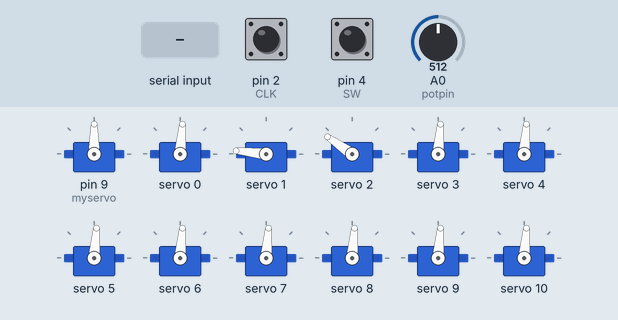
Bench run of a sketch on a simulated Arduino Uno, built with avr-gcc and run on an emulated ATmega328P. On the bench: 12 × servo. The test bench sets the inputs (shaded band); at power-on: pin 2 (CLK) HIGH, pin 4 (SW) HIGH, A0 (potpin) = 512. What the sketch prints to the serial monitor is not drawn.

Above: at 1.4 s.
1.5 s: "30,150\n" received over Serial
At 2.4 s:
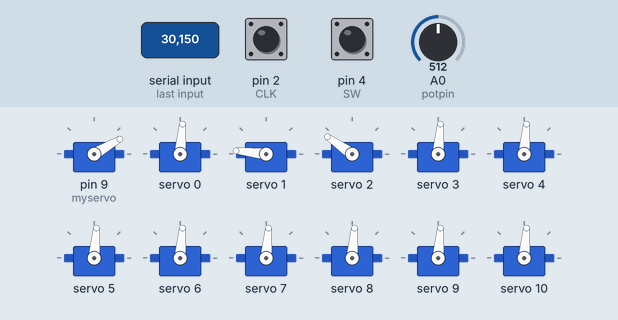
3.0 s: "0\n" received over Serial
At 3.5 s:
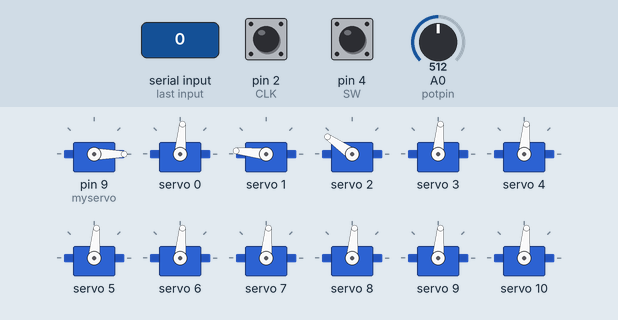
6.1 s: "90,45\n" received over Serial
At 7.3 s:
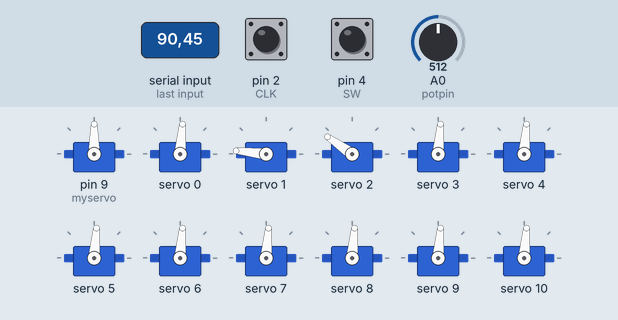
10.6 s: "1\n" received over Serial
At 11.5 s:
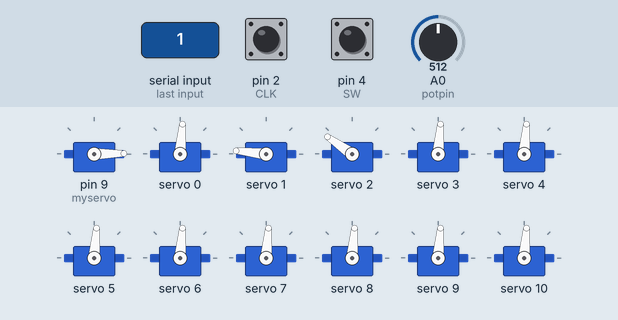
Timing chart, 0 to 13.6 s (numbered marks = the images above; inputs shaded):
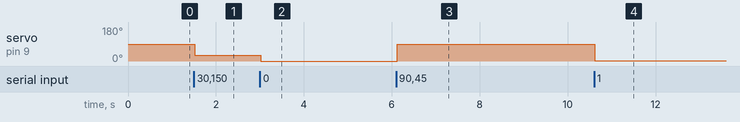

Measured:
- after the input at 1.5 s, servo on pin 9 (myservo): 90° → 30° at once
- after the input at 3.0 s, servo on pin 9 (myservo): 30° → 0° at once
- after the input at 6.1 s, servo on pin 9 (myservo): 0° → 90° at once
- after the input at 10.6 s, servo on pin 9 (myservo): 90° → 1° at once

The sketch:

EncoderServoTester.ino
```cpp
/*
 Control various servos one at a time using a potentiometer or serial input angle
*/

#include <Servo.h>
#include <Wire.h>
#include <Adafruit_PWMServoDriver.h>

#define SERVOMIN  125 // this is the 'minimum' pulse length count (out of 4096)
#define SERVOMAX  575 // this is the 'maximum' pulse length count (out of 4096)
#define NONE -99
#define CW_START_CLK 0
#define CW_START_DT 0
#define CW_END_CLK 1
#define CW_END_DT 1
#define CCW_START_CLK 0
#define CCW_START_DT 1
#define CCW_END_CLK 1
#define CCW_END_DT 0

Servo myservo;  // for use without drive, signal on pin 9
Adafruit_PWMServoDriver pwm = Adafruit_PWMServoDriver();

// MOTOR STARTING POSITIONS
int servos[16] = {90, 180, 150, 90, 90, 90, 90, 90, 90, 90, 90, 90, 90, 90, 90, 90};
//SERVO ARM
//Hand 'a' >=30
//Swing 'd' >=80

// Potentiometer variables
int potpin = 0;  // analog pin used to connect the potentiometer
int offset = 0;  // motor - potpin
int offpot = 0;  // potpin + offset
int val = 0;    // variable to read the value from the analog pin

//Encoder variables
int CLK = 2;//CLK->D2
int DT = 3;//DT->D3
int SW = 4;//SW->D4
const int interrupt0 = 0;
int count = 18;
int lastCLK = 0;
int stage = -1;
int encAngle = 90;
int precValue = 0;

// General variables
int angle = NONE;
int input;
String buf;
char motor = NONE;
bool potMode = true;
int newline = 0;

// Time interval checker variables for potentiometer angle monitor
unsigned long previousMillis = 0;
const long interval = 500;


void setup() {
  myservo.attach(9);  // attaches the single servo on pin 9 to the servo object
  val = analogRead(potpin);            // reads the value of the potentiometer (value between 0 and 1023)
  val = map(val, 0, 1023, 0, 180);     // scale it to use it with the servo (value between 0 and 180)
  myservo.write(encAngle);
  pinMode(SW, INPUT);
  digitalWrite(SW, HIGH);
  pinMode(CLK, INPUT);
  pinMode(DT, INPUT);
  attachInterrupt(interrupt0, ClockChanged, CHANGE);
  pwm.begin();
  pwm.setPWMFreq(60);  // Analog servos run at ~60 Hz updates
  Serial.begin(9600);
  Serial.setTimeout(10); // readString reads until this timeout
  Serial.println("Servo controller: input -1 to use encoder, -2 to print current angle");
  Serial.println("else input a letter to choose the motor and an int to set angle");
  Serial.println("signal D9 is for use without servo drive (motor q)");
  Serial.println("Initializing motors to values ");
  for(int i=0; i<16; i++){  // power motors to starting position
    Serial.print((char)(97+i));
    Serial.print(":");
    Serial.print(servos[i]);
    Serial.print(' ');
    pwm.setPWM(i, 0, angleToPulse(servos[i]));
  }
  Serial.println();
}

void loop() {
  encAngle = count * 5;
  //  if there was an input
  if(Serial.available()){
    buf = Serial.readString();
    input = buf.toInt();

    // if input was a char (clamps strings)
    if(input==0 && buf[0]!='0'){
      if(buf[0]<97 || buf[0]>97+15){  // 97 is ASCII 'a'
        if(buf[0] == 'q'){
          Serial.println("\nViewing values of motor q (D9)");
          motor = NONE;
        }
        else{
          Serial.println("Selected motor out of bounds, insert a letter among");
          Serial.println("a, b, c, d, e, f, g, h, i, j, k, l, m, n, o, p, q.");
        }
      }
      else{
        motor = buf[0]-97;
        Serial.print("\nNow using ");
        Serial.println((char)(motor+97));
      }
      angle=NONE;
      count = servos[motor] / 5;
    }

    // if input was integer
    else{
      angle = input;
      Serial.read();

      //  Start potentiometer control
      if(angle==-1){
        potMode=true;
        val = analogRead(potpin);
        val = map(val, 0, 1023, 0, 180);
        offset = servos[motor] - val;  // update potentiometer offset
        count = servos[motor] / 5;
        Serial.print("Switched to potentiometer control of motor ");
        Serial.println((char)(motor+97));
      }

      //  Set motor angle
      if(angle>=0 && angle<=180){  // set servo angle
        if(potMode){
          Serial.println();
          Serial.println("\nPotentiometer control disabled");
        }
        potMode=false;
        Serial.print("\nMotor ");
        Serial.print((char)(motor+97));
        Serial.print(" -> ");
        Serial.println(angle);
        encAngle = angle;
        myservo.write(encAngle);
        servos[motor] = angle;
        pwm.setPWM(motor, 0, angleToPulse(servos[motor]));
      }
      if(angle>180)
        Serial.println("\nInsert angle value between 0 and 180");

      //  Print potentiometer angle
      if(angle==-2){
        Serial.print("\nMotor ");
        Serial.print((char)(motor+97));
        Serial.print(" -> ");
        Serial.println(servos[motor]);
        if(potMode)
          angle=-1;
      }
    }
  }

  //  if in potentiometer mode
  if(potMode){

    val = analogRead(potpin);            // reads the value of the potentiometer (value between 0 and 1023)
    val = map(val, 0, 1023, 0, 180);     // scale it to use it with the servo (value between 0 and 180)
    encAngle = count * 5;
    myservo.write(encAngle);                  // sets the servo position according to the scaled value
    offpot = val + offset;  // offset updated when switching to potmode
    if(encAngle>=0 && encAngle<=180 && motor >= 0){
      servos[motor] = encAngle;
      pwm.setPWM(motor, 0, angleToPulse(servos[motor]));
    }

    //  angle monitor
    unsigned long currentMillis = millis();
    if (precValue != encAngle) {
      newline++;
      if(newline > 20){
        Serial.print("\n");
        newline = 0;
      }
      Serial.print(" - ");
      if((motor == 'q'-97) || (motor == -99))
        Serial.print(encAngle);
      else
        Serial.print(servos[motor]);
      precValue = encAngle;
    }
  }

  if (!digitalRead(SW) && count != 0)
  {
    count = 18;
    Serial.print("\nPOTENTIOMETER RESETTED TO 90 DEGREES");
  }

  delay(15);
}


/*
 * angleToPulse(int ang)
 * gets angle in degree and returns the pulse width
 * also prints the value on seial monitor
 * written by Ahmad Nejrabi for Robojax, Robojax.com
 */
int angleToPulse(int ang){
   int pulse = map(ang,0, 180, SERVOMIN,SERVOMAX);// map angle of 0 to 180 to Servo min and Servo max
   return pulse;
}

void ClockChanged()
{
int clkValue = digitalRead(CLK);
int dtValue = digitalRead(DT);

if ((clkValue == CW_START_CLK) && (dtValue == CW_START_DT))
{
if (stage == -1)
{
stage = 0;
}
else if (stage == 1)
{
stage = 0;
if(count < 36)
  count++;
}
}
else if ((clkValue == CW_END_CLK) && (dtValue == CW_END_DT))
{
if (stage == 0)
{
stage = 1;
}
}
else if ((clkValue == CW_START_CLK) && (dtValue == CCW_START_DT))
{
if (stage == -1)
{
stage = 0;
}
else if (stage == 1)
{
stage = 0;
if(count > 0)
  count--;
}
}
else if ((clkValue == CCW_END_CLK) && (dtValue == CCW_END_DT))
{
if (stage == 0)
{
stage = 1;
}
}
}
```
